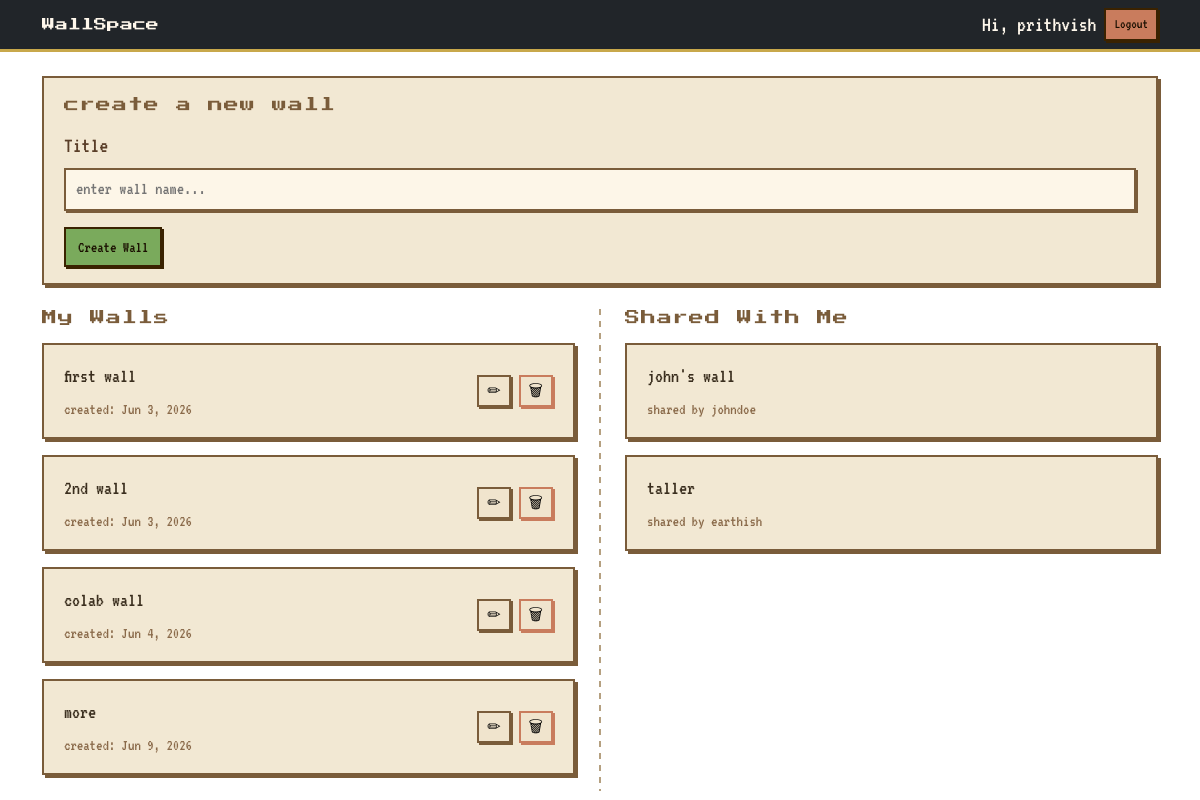
Page / (signed in) on the earlier database version.
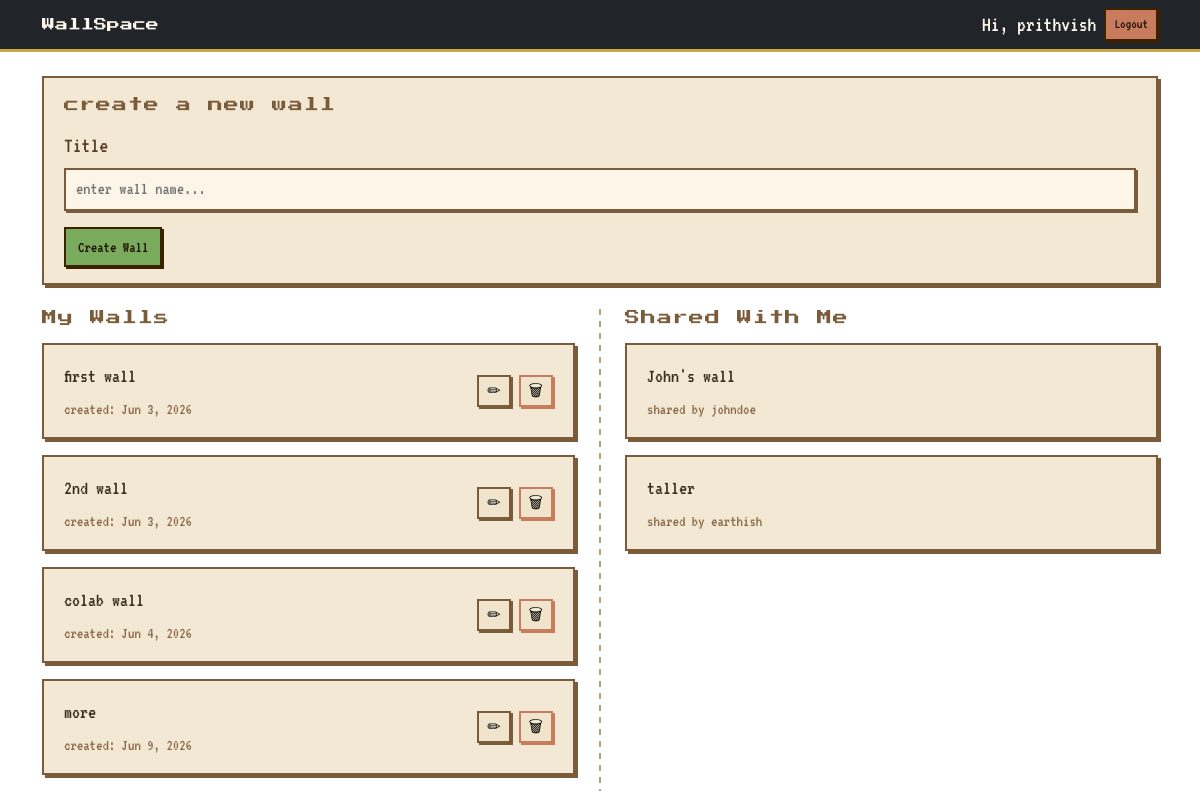
Same page on the later database version.
### walls/models.py (models this page shows, shortened)
class Wall(models.Model):
    title = models.CharField(max_length=100)
    owner=models.ForeignKey(
        User,
        on_delete=models.CASCADE,
        related_name='walls'
    )
    created_at = models.DateTimeField(
        auto_now_add=True
    )

### walls/views.py (the view)
# urls.py: path('',views.home, name='home'),
@login_required #decorator, it checks automatically if a certain condition is satisfied or not
def home(request):
    if request.method=='POST':
        form=WallForm(request.POST)
        if form.is_valid():
            wall = form.save(commit=False)
            wall.owner= request.user
            wall.save()
            return redirect('home')
    else:
        form = WallForm()
    owned_walls = Wall.objects.filter(
        owner=request.user
    )
    shared_walls = Wall.objects.filter(
    members__user=request.user
    ).exclude(
        owner=request.user
    )
    context={
        'owned_walls':owned_walls,
        'shared_walls':shared_walls,
        'form':form
    }
    return render(
        request, 'walls/home.html', context
    )

### walls/forms.py
class WallForm(forms.ModelForm):
    class Meta:
        model = Wall
        fields = ['title']

### walls/templates/walls/home.html (shortened to what this page needs)
{% extends "base.html" %}
{% block content %}
<div class="pixel-card mb-4">
    <p class="pixel-section-label">create a new wall</p>
    <form method="POST">
        <div class="mb-3">
            <label class="pixel-label">Title</label>
            <input
                type="text"
                name="title"
                class="pixel-input"
                placeholder="enter wall name...">
        </div>
        <button class="btn btn-primary" type="submit">
            Create Wall
        </button>
    </form>
</div>
<div class="walls-grid">
    <div class="walls-column">
        <h2 class="walls-heading">My Walls</h2>
        {% for wall in owned_walls %}
        <a href="{% url 'wall-detail' wall.id %}" class="wall-card-link">
            <div class="pixel-card mb-3 wall-card d-flex justify-content-between align-items-center">
                <div>
                    <div class="wall-link">{{ wall.title }}</div>
                    <div class="wall-meta">created: {{ wall.created_at|date:"M j, Y" }}</div>
                </div>
                <div class="d-flex gap-2" onclick="event.stopPropagation()">
                    <button
                        class="pixel-icon-btn"
                        data-bs-toggle="modal"
                        data-bs-target="#renameModal{{ wall.id }}"
                        title="Rename">
                        ✏
                    </button>
                    <form method="POST" action="{% url 'delete-wall' wall.id %}" style="display:inline;">
                        <button type="submit" class="pixel-icon-btn danger" title="Delete">🗑</button>
                    </form>
                </div>
            </div>
        </a>
        {% empty %}
        <p class="pixel-empty">no walls yet.</p>
        {% endfor %}
    </div>
    <div class="walls-divider"></div>
    <div class="walls-column">
        <h2 class="walls-heading">Shared With Me</h2>
        {% for wall in shared_walls %}
        <a href="{% url 'wall-detail' wall.id %}" class="wall-card-link">
            <div class="pixel-card mb-3 wall-card">
                <div class="wall-link">{{ wall.title }}</div>
                <div class="wall-meta">shared by {{ wall.owner.username }}</div>
            </div>
        </a>
        {% empty %}
        <p class="pixel-empty">no shared walls yet.</p>
        {% endfor %}
    </div>
</div>
{% endblock %}

Differences in the rows shown:
changed Wall "johndoe": title "john's wall" → "John's wall"
